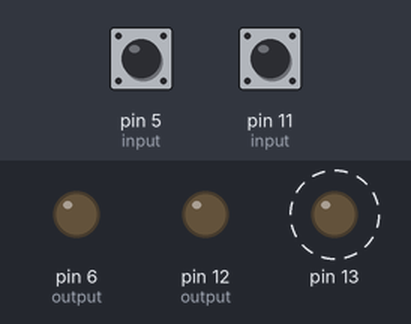
Bench run of a sketch on a simulated Arduino Uno, built with avr-gcc and run on an emulated ATmega328P. Shown: output pins drawn as LEDs (lit = HIGH). Dashed ring = blinking. The test bench sets the inputs (shaded band); at power-on: pin 11 (input) HIGH, pin 5 (input) HIGH.

Above: at 1.2 s.
1.3 s: pin 11 (input) pulsed LOW 5 times (0.12 s each, 0.3 s apart)
At 4.8 s:
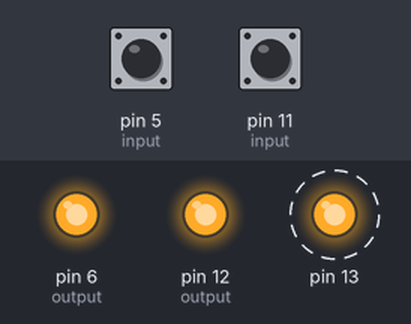
5.8 s: pin 11 (input) pulled LOW for 0.15 s
At 6.8 s:
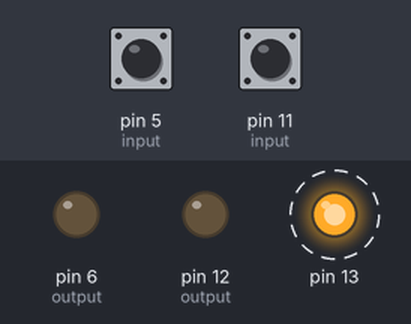
8.9 s: pin 5 (input) pulsed LOW 2 times (0.12 s each, 0.3 s apart)
At 10.6 s:
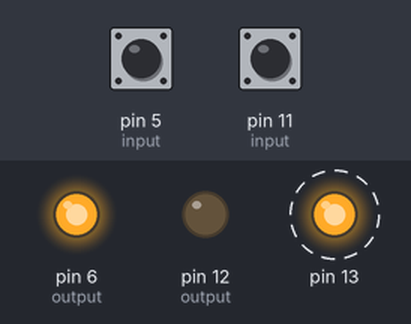
12.5 s: pin 5 (input) pulled LOW for 0.15 s
At 14.8 s:
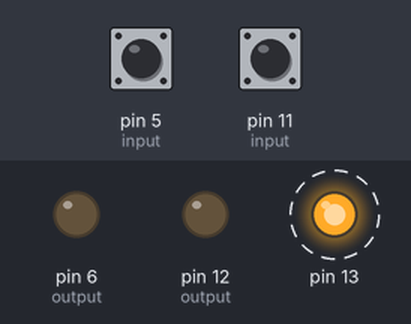
Timing chart, 0 to 16.6 s (numbered marks = the images above; inputs shaded):
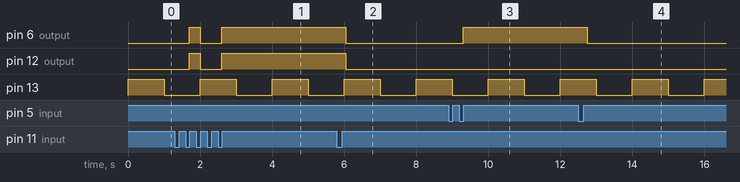

The sketch:

fan.ino
```cpp
/*
Программа для управления вентилятором в ванной и туалете

Алгоритм работы вентиляционной системы:
- Вентилятор в ванной включается через 2 минуты после включения освещения в ванной
- Вентилятор в туалете тоже работает, если работает вентилятор ванной
- Вентилятор ванной выключается по истечении 20 минут с момента отключения освещения
- Вентилятор туалета должен отключиться одновременно с вентилятором ванной,
  если не активна программа вентиляции самого туалета
- Программа вентиляции туалета активируется после 2 минут невыключения освещения в туалете
- Программа вентиляции туалета завершается после 5 минут после отключения света в туалете,
  после чего вентилятор туалета отключается - если не активна программа вентиляции ванной
*/

#pragma once

#include "direct_room.h"

void setup() {
  Setting_toilet toilet;
  Setting_bathroom bathroom;
  pinMode(toilet.input, INPUT_PULLUP); //вход подтянутый к плюсу
  pinMode(toilet.output, OUTPUT);
  pinMode(bathroom.input, INPUT_PULLUP); //вход подтянутый к плюсу
  pinMode(bathroom.output, OUTPUT);
  pinMode(13, OUTPUT); //мигание светодиода
}

void loop() {
  static Direct_rooms dr;
  dr.run();
  if (!(millis() % 1000)){
    digitalWrite(13, digitalRead(13) == 1 ? 0 : 1);
    delay(5);
  }
}
```

direct_room.h
```cpp
#pragma once

#include "room.h"

class Direct_rooms{
  public:
    void run(){
      toilet.direct_fan();
      bathroom.direct_fan();
    }

  private:
    Toilet_settings set_toilet; //настройки для туалета
    Bathroom_settings set_bathroom; //настройки для ванной
    Toilet toilet{&set_toilet, &bathroom}; //туалет
    Bathroom bathroom{&set_bathroom, &toilet}; //ванная
};
```

room.cpp
```cpp
#include "room.h"

bool Room::is_normal(){
  return input.is_normal();
}

void Room::on_fan(){
  digitalWrite(output, HIGH);
  fan_state = Device_state::WORK;
}

void Room::off_fan(){
  digitalWrite(output, LOW);
  fan_state = Device_state::REST;
}

void Room::on_fan_out(){
  digitalWrite(output, HIGH);
  fan_state = Device_state::WORK_OUT;
}

void Bathroom::direct_fan(){
  if (!is_normal() && fan_state == Device_state::REST){
    on_fan();
    p_other_room->on_fan_out();
  }

  if (is_normal() && fan_state == Device_state::WORK){
    off_fan();
  }
}

void Toilet::direct_fan(){
  if (!is_normal() && fan_state == Device_state::REST){
    on_fan();
  }

  if (is_normal() && fan_state != Device_state::REST && p_other_room->is_normal()){
    off_fan();
  }
}
```

room.h
```cpp
#pragma once

#include <stdint.h>
#include <Arduino.h>
#include "state.h"

enum class Device_state{
  REST, WORK, WORK_OUT //REST - состояние покоя, WORK - вентилятор включен, WORK_OUT - вентилятор включен из другой комнаты (например включение вентилятора в туалете от вентилятора в ванной
};

class Room{
  protected:
    Context input; //считываю состояние (паттерн Состояние)
    int output;
    Room* p_other_room; // другая комната: для ванной это будет туалет, а для туалета ванная
    Device_state fan_state = Device_state::REST; //состояние вентилятора

  public:
    Room(Settings* p_set, Room* p_room)
    : input{new Rest{p_set}},
      output{p_set->get_output()},
      p_other_room{p_room}
    {}

    virtual void direct_fan() = 0; //Управление вентиляторами
    bool is_normal(); //узнаю состояние комнаты: если true - значит состояние нормальное: не воняет(туалет) или не сыро(ванная)
    void on_fan(); //включение вентилятора из "своей" комнаты
    void off_fan(); //выключение вентилятора
    void on_fan_out(); //внешнее включение - вентилятор в туалете включается из ванной
};

class Bathroom: public Room{
  public:
    Bathroom(Settings* p_set, Room* p_room)
    : Room{p_set, p_room}
    {}
    void direct_fan() override; //Управляю из ванной своим вентилятором и вентилятором туалета
};

class Toilet: public Room{
  public:
    Toilet(Settings* p_set, Room* p_room)
    : Room{p_set, p_room}
    {}
    void direct_fan() override; //Управляю вентилятором туалета, отключаю его если в ванной нормальное состояние
};
```

setting.cpp
```cpp
#include "setting.h"

const Setting Settings::setting;
const Setting_toilet Settings::set_toilet;
const Setting_bathroom Settings::set_bathroom;
```

setting.h
```cpp
#pragma once

#include <stdint.h>

/*--------------Настройки для ванной и туалета-------------*/

//Общие настройки для обоих комнат
struct Setting{
  int time_switch = 100; //время переключения состояния - 100 мс: если 100 мс не было дребезга - переход в противоположное состояние
  uint32_t time_start = 120000; //время перехода в ненормальный режим - 2 минуты
  uint32_t time_off = 1000; //принудительное включение, принудительное отключение вентилятора при отключенном освещении, то же самое при включенном освещении
};


//Настройки для туалета
struct Setting_toilet{
  int input = 5; //вход: освещение туалета
  int output = 6; //выход: вентилятор туалета
  uint32_t time_stop = 300000; //туалет: время перехода в нормальный режим - 5 минут
};


//Настройки для ванной
struct Setting_bathroom{
  int input = 11; //вход: освещение ванной
  int output = 12; //выход: вентилятор ванной
  uint32_t time_stop = 300000; //ванная: время перехода в нормальный режим - 5 минут
};


//Интерфейс для считывания настроек отдельно для каждой комнаты
class Settings{
  private:
    static const Setting setting;

  protected:
    static const Setting_toilet set_toilet;
    static const Setting_bathroom set_bathroom;

  public:
    int get_time_switch(){
      return setting.time_switch;
    }

    uint32_t get_time_start(){
      return setting.time_start;
    }

    uint32_t get_time_off(){
      return setting.time_off;
    }

    virtual int get_input() = 0;
    virtual int get_output() = 0;
    virtual uint32_t get_time_stop() = 0;
};

class Toilet_settings: public Settings{
  public:
    int get_input() override { return set_toilet.input; }
    int get_output() override { return set_toilet.output; }
    uint32_t get_time_stop() override {return set_toilet.time_stop; }
};

class Bathroom_settings: public Settings{
  public:
    int get_input() override { return set_bathroom.input; }
    int get_output() override { return set_bathroom.output; }
    uint32_t get_time_stop() override {return set_bathroom.time_stop; }
};
```

state.cpp
```cpp
#include "state.h"

//--------------------------Context-----------------------------//

//конструктор Context: устанавливаю контекст в самое первое состояние
Context::Context(State* state)
 : state_{state}{
  state->set_context(this);
}

//Деструктор Context: уничтожаю состояние при завершении программы - никогда не будет применен
Context::~Context(){
  delete state_;
}

//меняю состояние в контексте
void Context::set_state(State* state){
  delete state_;
  state_ = state;
}

//считываю состояние: нормальное(true), ненормальное(false)
bool Context::is_normal(){
  state_->read();
  return state_->is_normal();
}

//---------------------------State------------------------------//

//передаю контекст в состояние: применяется один раз при запуске, дальше контекст передается в новые состояния через конструктор копирования
void State::set_context(Context* context){
  context_ = context;
}

//конструктор с параметрами State: применяется один раз при инициализации объекта Context
State::State(Settings* p_set, Context* context)
 : p_set{p_set}, context_{context}, input{p_set->get_input()}
{}


//----------------------------Rest------------------------------//

//конструктор с параметрами Rest: применяется один раз при инициализации объекта Context
Rest::Rest(Settings* p_set, Context* context)
 : State{p_set, context},
   switch_on{p_set->get_time_switch()},
   switch_off{p_set->get_time_switch()},
   timer_start{p_set->get_time_start()},
   fast_click{p_set->get_time_off()}
{}

//конструктор копирования Rest
Rest::Rest(State* other)
 : State{*other},
   switch_on{p_set->get_time_switch()}, //гарантированное включение 100 мс
   switch_off{p_set->get_time_switch()}, //гарантированное отключение 100 мс
   timer_start{p_set->get_time_start()}, //переход в ненормальный режим при длительном неотключении освещения
   fast_click{p_set->get_time_off()} //для принудительного включения вентилятора - перевод в ненормальный режим (паттерн: включено - отключено - включено)
{}

//возвращаю характеристику состояния
bool Rest::is_normal() {
  return true;
}

//читаю состояние
void Rest::read(){
  bool state_on = switch_on(!digitalRead(input)); //Так как вход PULLUP, то низкий уровень - включенное положение
  bool state_off = switch_off(digitalRead(input)); //Так как вход PULLUP, то высокий уровень - отключенное положение

  if (!state_on){ //при отключенном положении входа - сброс таймера
    timer_start.start();
  }

  if (timer_start.is_time() || //переход в ненормальный режим по времени
      fast_click(state_on, state_off)) //принудительное включение вентилятора при повторном быстром включении после отключения
  {
    State* on_state = new On{this};
    context_->set_state(on_state);
  }
}

//-----------------------------On-------------------------------//

//конструктор копирования On
On::On(State* other)
 : State{*other},
   switch_on{p_set->get_time_switch()}, //гарантированное включение 100 мс
   switch_off{p_set->get_time_switch()}, //гарантированное отключение 100 мс
   timer_stop{p_set->get_time_stop()}, //переход в нормальный режим при длительном отключении освещения
   fast_click_rest{p_set->get_time_off()}, //паттерн отключено - включено - отключено. Принудительное отключение вентилятора при отключенном освещении
   fast_click_force_off{p_set->get_time_off()} //паттерн включено - отключено - включено. Принудительное отключение вентилятора при включенном освещении
 {}

//возвращаю характеристику состояния
bool On::is_normal() {
  return false;
}

//читаю состояние
void On::read(){
  bool state_on = switch_on(!digitalRead(input)); //Так как вход PULLUP, то низкий уровень - включенное положение
  bool state_off = switch_off(digitalRead(input)); //Так как вход PULLUP, то высокий уровень - отключенное положение

  if (!state_off){ //при включенном положении входа - сброс таймера
    timer_stop.start();
  }

  if (timer_stop.is_time() || //переход в нормальный режим (состояние покоя) по времени
      fast_click_rest(state_off, state_on)) //принудительное отключение вентилятора при повторном быстром отключении освещения после кратковременного включения
  {
    State* rest_state = new Rest{this};
    context_->set_state(rest_state);
  }

  if (fast_click_force_off(state_on, state_off)) //принудительное отключение вентилятора при повторном быстром включении освещения после кратковременного отключения
  {
    State* off_forced_state = new Off_forced{this};
    context_->set_state(off_forced_state);
  }
}

//-----------------------------Off_forced-------------------------------//

//конструктор копирования Rest
Off_forced::Off_forced(State* other)
 : State{*other},
   switch_off{p_set->get_time_switch()} //гарантированное отключение 100 мс
{}

//возвращаю характеристику состояния
bool Off_forced::is_normal(){
  return true;
}

//читаю состояние
void Off_forced::read(){
  bool state_off = switch_off(digitalRead(input)); //Так как вход PULLUP, то высокий уровень - отключенное положение

  if (state_off) //Перевод в состояние покоя при отключении освещения
  {
    State* rest_state = new Rest{this};
    context_->set_state(rest_state);
  }
}
```

state.h
```cpp
#pragma once

#include <Arduino.h>
#include "timer.h"
#include "switcher.h"
#include "setting.h"

class State;

//Класс Context: класс-интерфейс для получения результата работы состояний
class Context{
  private:
    State* state_; //указатель на состояние

  public:
    Context(State*);
    ~Context();
    bool is_normal();
    void set_state(State*); //устанавливаю новое состояние
};

//Класс State: предок всех состояний
class State{
  protected:
    Context* context_; //указатель на контекст
    Settings* p_set; //настройки для конкретной комнаты
    int input; //цифровой вход микроконтроллера

  public:
    State(Settings* p_set, Context* context);
    State(const State&) = default;
    virtual ~State(){}
    void set_context(Context* context);
    virtual void read() = 0;
    virtual bool is_normal() = 0;
};


//Состояние покоя: базовое состояние
class Rest: public State {
  private:
    Switcher switch_on; //получаю состояние включено: переключатель состояния (антидребезг)
    Switcher switch_off; //получаю состояние отключено: переключатель состояния (антидребезг)
    Timer timer_start; //таймер запуска ненормального режима
    Fast_click fast_click; //переключение выходного состояния при быстром повторении базового состояния: если базовое состояние "включено", то нужно отключить и быстро включить выключатель. Если базовое состояние "отключено" то нужно включить и быстро отключить выключатель.

  public:
    Rest(Settings* p_set, Context* context = nullptr);
    Rest(State*); //State* - повышающее преобразование - сюда будут передаваться указатели на производные классы через this
    void read() override;
    bool is_normal() override;
};


//Состояние включено: ненормальный режим
class On: public State {
  private:
    Switcher switch_on; //получаю состояние включено: переключатель состояния (антидребезг)
    Switcher switch_off; //получаю состояние отключено: переключатель состояния (антидребезг)
    Timer timer_stop; //таймер сброса ненормального режима
    Fast_click fast_click_rest; //переход в состояние Rest: базовое состояние выключателя - "отключено". Нужно включить и быстро отключить выключатель
    Fast_click fast_click_force_off; //переход в состояние Off_forced(принудительное отключение вентиляторов при включенном освещении): базовое состояние выключателя - "включено". Нужно отключить и быстро включить выключатель

  public:
    On(State*); //повышающее преобразование - сюда вместо State* будут передаваться указатели на производные классы через this

    void read() override;
    bool is_normal() override;
};


//Состояние принудительного отключения вентиляции при включенном освещении
class Off_forced: public State {
  private:
    Switcher switch_off; //получаю состояние отключено: переключатель состояния (антидребезг)

  public:
    Off_forced(State*);

    void read() override;
    bool is_normal() override;
};
```

switcher.h
```cpp
/*
Класс Switcher удаляет дребезг и передает достоверное состояние входа
*/

#pragma once

#include "timer.h"

class Switcher{
  private:
    Timer timer_switch;

  public:
    Switcher(uint32_t t_switch)
    : timer_switch{t_switch}
    {}

    bool operator()(bool input_state){ //получаю состояние входа
      if (!input_state){
        timer_switch.start();
      }

      return timer_switch.is_time();
    }
};


// фиксирую провал состояния: включено - отключено - включено. Если повторное включение произошло вовремя формируется true
class Fast_click{
  private:
    Timer time_out;
    bool flag_init;
    bool flag_start;
    bool prev_state_on;
    bool prev_state_off;

  public:
    Fast_click(uint32_t time_out)
    : time_out{time_out},
      flag_init{true},
      flag_start{false}
    {}

// первым параметром в функтор передается базовое состояние: если я хочу отловить паттерн: включено - отключено - включено то первым нужно передавать состояние on, а вторым параметром состояние off. Если я хочу отловить паттерн: отключено - включено - отключено, то первым нужно передать состояние off, а вторым параметром состояние on
    bool operator()(bool state_on, bool state_off){ //получаю true при отключении и быстрым повторном включении

      if (flag_init){ //первый запуск функтора
        prev_state_on = state_on;
        prev_state_off = state_off;
        flag_init = false;
        return false;
      }

      if (!flag_start && state_off && !prev_state_off){
        flag_start = true;
        time_out.start();
      }

      if (flag_start && state_on && !prev_state_on && !time_out.is_time()){ //true возвращается только один раз - потом создается новое состояние
        return true;
      }

      if (flag_start && time_out.is_time()){ //сбрасываю ожидание если за указанное время не произошло повторное включение
        flag_start = false;
      }

      prev_state_on = state_on;
      prev_state_off = state_off;

      return false;
    }
};
```

timer.h
```cpp
#pragma once

#include <stdint.h>
#include <Arduino.h>


class Timer{
  private:
    uint32_t dt; //уставка таймера
    uint32_t t_start; //время запуска таймера

  public:
    Timer(uint32_t dt): dt{dt} {
      start();
    }

    void start(){
      t_start = millis();
    }

    bool is_time(){
      return millis() - t_start >= dt;
    }
};
```

Measured:
- after the input at 1.3 s, pin 6 (output), pin 12 (output): LOW → HIGH after 0.40 s, → LOW 0.30 s later, → HIGH 0.60 s later
- after the input at 5.8 s, pin 6 (output), pin 12 (output): HIGH → LOW after 0.25 s
- after the input at 8.9 s, pin 6 (output): LOW → HIGH after 0.40 s
- after the input at 12.5 s, pin 6 (output): HIGH → LOW after 0.25 s
- by itself, pin 13: alternates HIGH for 1.0 s and LOW for 1.0 s
